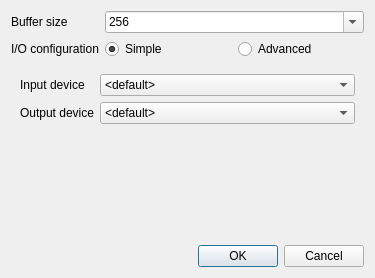
<?xml version="1.0" encoding="UTF-8"?>
<ui version="4.0">
 <class>PwAsioDialog</class>
 <widget class="QDialog" name="PwAsioDialog">
  <property name="geometry">
   <rect>
    <x>0</x>
    <y>0</y>
    <width>375</width>
    <height>278</height>
   </rect>
  </property>
  <property name="windowTitle">
   <string>PipeWire ASIO Settings</string>
  </property>
  <layout class="QVBoxLayout" name="verticalLayout_3">
   <item>
    <layout class="QVBoxLayout" name="verticalLayout">
     <item>
      <layout class="QFormLayout" name="formLayout">
       <item row="0" column="0">
        <widget class="QLabel" name="label">
         <property name="text">
          <string>Buffer size</string>
         </property>
        </widget>
       </item>
       <item row="0" column="1">
        <widget class="QComboBox" name="bufferSize">
         <property name="editable">
          <bool>true</bool>
         </property>
         <property name="currentText">
          <string notr="true">256</string>
         </property>
         <property name="placeholderText">
          <string notr="true"/>
         </property>
         <item>
          <property name="text">
           <string notr="true">256</string>
          </property>
         </item>
         <item>
          <property name="text">
           <string notr="true">384</string>
          </property>
         </item>
         <item>
          <property name="text">
           <string notr="true">512</string>
          </property>
         </item>
         <item>
          <property name="text">
           <string notr="true">1024</string>
          </property>
         </item>
         <item>
          <property name="text">
           <string notr="true">2024</string>
          </property>
         </item>
        </widget>
       </item>
       <item row="1" column="0">
        <widget class="QLabel" name="label_2">
         <property name="text">
          <string>I/O configuration</string>
         </property>
        </widget>
       </item>
       <item row="1" column="1">
        <layout class="QHBoxLayout" name="horizontalLayout">
         <item>
          <widget class="QRadioButton" name="layoutButton_0">
           <property name="text">
            <string>Simple</string>
           </property>
           <property name="checked">
            <bool>true</bool>
           </property>
          </widget>
         </item>
         <item>
          <widget class="QRadioButton" name="layoutButton_1">
           <property name="text">
            <string>Advanced</string>
           </property>
          </widget>
         </item>
        </layout>
       </item>
       <item row="2" column="0" colspan="2">
        <widget class="QStackedWidget" name="io_config">
         <property name="currentIndex">
          <number>0</number>
         </property>
         <widget class="QWidget" name="page_0">
          <layout class="QFormLayout" name="formLayout_2">
           <item row="0" column="0">
            <widget class="QLabel" name="label_3">
             <property name="text">
              <string>Input device</string>
             </property>
            </widget>
           </item>
           <item row="0" column="1">
            <widget class="QComboBox" name="input_devices">
             <item>
              <property name="text">
               <string>&lt;default&gt;</string>
              </property>
             </item>
            </widget>
           </item>
           <item row="1" column="0">
            <widget class="QLabel" name="label_4">
             <property name="text">
              <string>Output device</string>
             </property>
            </widget>
           </item>
           <item row="1" column="1">
            <widget class="QComboBox" name="output_devices">
             <item>
              <property name="text">
               <string>&lt;default&gt;</string>
              </property>
             </item>
            </widget>
           </item>
          </layout>
         </widget>
         <widget class="QWidget" name="page_1">
          <layout class="QVBoxLayout" name="verticalLayout_2">
           <item>
            <widget class="PwIODeviceSelector" name="inputs">
             <property name="title">
              <string>Inputs</string>
             </property>
            </widget>
           </item>
           <item>
            <widget class="PwIODeviceSelector" name="outputs">
             <property name="title">
              <string>Outputs</string>
             </property>
            </widget>
           </item>
          </layout>
         </widget>
        </widget>
       </item>
      </layout>
     </item>
    </layout>
   </item>
   <item>
    <widget class="QDialogButtonBox" name="buttonBox">
     <property name="orientation">
      <enum>Qt::Horizontal</enum>
     </property>
     <property name="standardButtons">
      <set>QDialogButtonBox::Cancel|QDialogButtonBox::Ok</set>
     </property>
    </widget>
   </item>
  </layout>
 </widget>
 <customwidgets>
  <customwidget>
   <class>PwIODeviceSelector</class>
   <extends>QGroupBox</extends>
   <header>device_selector.hpp</header>
   <container>1</container>
  </customwidget>
 </customwidgets>
 <resources/>
 <connections>
  <connection>
   <sender>buttonBox</sender>
   <signal>accepted()</signal>
   <receiver>PwAsioDialog</receiver>
   <slot>accept()</slot>
   <hints>
    <hint type="sourcelabel">
     <x>248</x>
     <y>254</y>
    </hint>
    <hint type="destinationlabel">
     <x>157</x>
     <y>274</y>
    </hint>
   </hints>
  </connection>
  <connection>
   <sender>buttonBox</sender>
   <signal>rejected()</signal>
   <receiver>PwAsioDialog</receiver>
   <slot>reject()</slot>
   <hints>
    <hint type="sourcelabel">
     <x>316</x>
     <y>260</y>
    </hint>
    <hint type="destinationlabel">
     <x>286</x>
     <y>274</y>
    </hint>
   </hints>
  </connection>
 </connections>
</ui>
